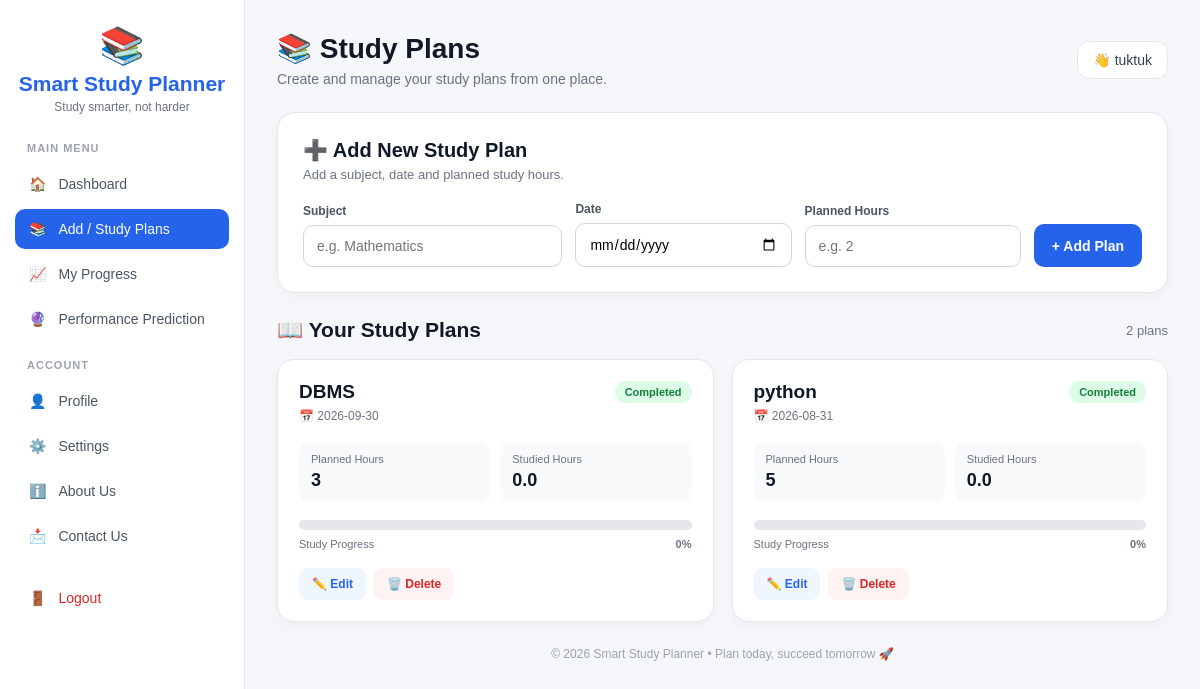
The app's page /study_plans (signed in) with its own data.
### tables this page shows
CREATE TABLE study_plans (
            id INTEGER PRIMARY KEY AUTOINCREMENT,
            subject TEXT NOT NULL,
            hours INTEGER NOT NULL,
            date TEXT NOT NULL
        , status TEXT DEFAULT 'Pending', user_id INTEGER, studied_hours REAL DEFAULT 0);

### app.py (the view)
@app.route("/study_plans")
def study_plans_page():
    if "user_id" not in session:
        return redirect(url_for("login"))
    user_id = session["user_id"]
    conn = get_db()
    cursor = conn.cursor()
    cursor.execute("""
        SELECT *
        FROM study_plans
        WHERE user_id = ?
        ORDER BY date DESC, id DESC
    """, (user_id,))
    plans = cursor.fetchall()
    conn.close()
    return render_template(
        "study_plans.html",
        plans=plans,
        username=session.get("username", "Student")
    )

### app.py (called while the page is built)
def get_db():
    conn = sqlite3.connect(DATABASE)
    conn.row_factory = sqlite3.Row
    return conn

def log_activity(activity, page=None, user_id=None, username=None):
    try:
        if user_id is None:
            user_id = session.get("user_id")
        if username is None:
            username = session.get("username")
        conn = get_db()
        cursor = conn.cursor()
        cursor.execute("""
            INSERT INTO activity_logs
            (user_id, username, activity, page, created_at)
            VALUES (?, ?, ?, ?, ?)
        """, (
            user_id,
            username,
            activity,
            page,
            datetime.now().isoformat(timespec="seconds")
        ))
        conn.commit()
        conn.close()
    except Exception:
        pass

@app.before_request
def track_user_activity():
    if session.get("user_id") and session.get("role") != "admin":
        endpoint = request.endpoint or ""
        ignored = {
            "static",
            "admin_login",
            "admin_dashboard",
            "admin_logout",
            "logout"
        }
        if (
            request.method == "GET"
            and endpoint not in ignored
        ):
            log_activity(
                "Page visit",
                request.path,
                session.get("user_id"),
                session.get("username")
            )

### templates/study_plans.html (shortened to what this page needs)
<!DOCTYPE html>
<html lang="en">
<head>
</head>
<body>
<div class="layout">
    <aside class="sidebar">
        <div class="brand">
            <div class="brand-icon">📚</div>
            <h2>Smart Study Planner</h2>
            <p>Study smarter, not harder</p>
        </div>
        <div class="nav-title">Main Menu</div>
        <a href="{{ url_for('dashboard') }}" class="nav-item">
            <span>🏠</span>
            Dashboard
        </a>
        <a href="{{ url_for('study_plans_page') }}" class="nav-item active">
            <span>📚</span>
            Add / Study Plans
        </a>
        <a href="{{ url_for('progress_page') }}" class="nav-item">
            <span>📈</span>
            My Progress
        </a>
        <a href="{{ url_for('performance_prediction_page') }}" class="nav-item">
            <span>🔮</span>
            Performance Prediction
        </a>
        <div class="nav-title">Account</div>
        <a href="{{ url_for('profile_page') }}" class="nav-item">
            <span>👤</span>
            Profile
        </a>
        <a href="{{ url_for('settings_page') }}" class="nav-item">
            <span>⚙️</span>
            Settings
        </a>
        <a href="{{ url_for('about_page') }}" class="nav-item">
            <span>ℹ️</span>
            About Us
        </a>
        <a href="{{ url_for('contact_page') }}" class="nav-item">
            <span>📩</span>
            Contact Us
        </a>
        <a href="{{ url_for('logout') }}" class="logout-btn">
            <span>🚪</span>
            Logout
        </a>
    </aside>
    <main class="main">
        <div class="topbar">
            <div class="welcome">
                <h1>📚 Study Plans</h1>
                <p>Create and manage your study plans from one place.</p>
            </div>
            <div class="user-badge">
                👋 {{ username if username else "Student" }}
            </div>
        </div>
        <section class="add-card">
            <div class="add-header">
                <h2>➕ Add New Study Plan</h2>
                <p>Add a subject, date and planned study hours.</p>
            </div>
            <form action="{{ url_for('add_plan') }}" method="POST">
                <div class="form-grid">
                    <div class="field">
                        <label>Subject</label>
                        <input
                            type="text"
                            name="subject"
                            placeholder="e.g. Mathematics"
                            required>
                    </div>
                    <div class="field">
                        <label>Date</label>
                        <input
                            type="date"
                            name="date"
                            required>
                    </div>
                    <div class="field">
                        <label>Planned Hours</label>
                        <input
                            type="number"
                            name="hours"
                            min="0.5"
                            step="0.5"
                            placeholder="e.g. 2"
                            required>
                    </div>
                    <button type="submit" class="add-btn">
                        + Add Plan
                    </button>
                </div>
            </form>
        </section>
        <div class="section-title">
            <h2>📖 Your Study Plans</h2>
            <span class="count">
                {{ plans|length }} plan{% if plans|length != 1 %}s{% endif %}
            </span>
        </div>
        {% if plans %}
        <div class="plans-grid">
            {% for plan in plans %}
                {% set planned = plan["hours"]|float %}
                {% set studied = plan["studied_hours"]|float %}
                {% if planned > 0 %}
                    {% set percent = ((studied / planned) * 100)|round|int %}
                {% else %}
                    {% set percent = 0 %}
                {% endif %}
                {% if percent > 100 %}
                    {% set percent = 100 %}
                {% endif %}
                <div class="plan-card">
                    <div class="plan-top">
                        <div>
                            <div class="subject">
                                {{ plan["subject"] }}
                            </div>
                            <div class="date">
                                📅 {{ plan["date"] }}
                            </div>
                        </div>
                        {% if plan["status"]|lower == "completed" %}
                            <span class="status completed">
                                Completed
                            </span>
                        {% else %}
                            <span class="status pending">
                                {{ plan["status"] }}
                            </span>
                        {% endif %}
                    </div>
                    <div class="hours">
                        <div class="hour-box">
                            <span>Planned Hours</span>
                            <strong>{{ plan["hours"] }}</strong>
                        </div>
                        <div class="hour-box">
                            <span>Studied Hours</span>
                            <strong>{{ plan["studied_hours"] }}</strong>
                        </div>
                    </div>
                    <div class="progress-track">
                    </div>
                    <div class="progress-text">
                        <span>Study Progress</span>
                        <strong>{{ percent }}%</strong>
                    </div>
                    <div class="actions">
                        <a
                            href="{{ url_for('edit_plan', plan_id=plan['id']) }}"
                            class="action-btn edit-btn">
                            ✏️ Edit
                        </a>
                        <form
                            action="{{ url_for('delete_plan', plan_id=plan['id']) }}"
                            method="POST"
                            style="display:inline;"
                            onsubmit="return confirm('Delete this study plan?');">
                            <button
                                type="submit"
                                class="action-btn delete-btn">
                                🗑️ Delete
                            </button>
                        </form>
                    </div>
                </div>
            {% endfor %}
        </div>
        {% else %}
            <div class="empty">
                <div class="empty-icon">📚</div>
                <h3>No study plans yet</h3>
                <p>Add your first study plan above and start tracking your preparation.</p>
            </div>
        {% endif %}
        <div class="footer">
            © 2026 Smart Study Planner • Plan today, succeed tomorrow 🚀
        </div>
    </main>
</div>
</body>
</html>

### templates/study_plans.html (style rules this page uses)
* { box-sizing: border-box; margin: 0; padding: 0; font-family: Arial, Helvetica, sans-serif; }
body { background: #f5f7fb; color: #1f2937; min-height: 100vh; }
.layout { display: flex; min-height: 100vh; }
.sidebar { width: 245px; background: #fff; border-right: 1px solid #e5e7eb; padding: 25px 15px; position: fixed; top: 0; bottom: 0; left: 0; overflow-y: auto; z-index: 10; }
.brand { text-align: center; margin-bottom: 28px; }
.brand-icon { font-size: 36px; margin-bottom: 5px; }
.brand h2 { color: #2563eb; font-size: 21px; }
.brand p { color: #6b7280; font-size: 12px; margin-top: 4px; }
.nav-title { color: #9ca3af; font-size: 11px; font-weight: bold; text-transform: uppercase; letter-spacing: 1px; padding: 0 12px; margin: 20px 0 10px; }
.nav-item, .logout-btn { display: flex; align-items: center; gap: 12px; width: 100%; padding: 12px 14px; margin: 5px 0; border-radius: 10px; text-decoration: none; color: #4b5563; font-size: 14px; transition: 0.2s; }
.nav-item.active { background: #2563eb; color: white; }
.logout-btn { margin-top: 22px; color: #dc2626; }
.main { margin-left: 245px; width: calc(100% - 245px); padding: 32px; }
.topbar { display: flex; justify-content: space-between; align-items: center; gap: 20px; margin-bottom: 25px; }
.welcome h1 { font-size: 28px; color: #111827; margin-bottom: 6px; }
.welcome p { color: #6b7280; font-size: 14px; }
.user-badge { background: white; border: 1px solid #e5e7eb; padding: 10px 15px; border-radius: 12px; color: #374151; font-size: 14px; }
.add-card { background: white; border: 1px solid #e5e7eb; border-radius: 18px; padding: 25px; margin-bottom: 25px; box-shadow: 0 4px 15px rgba(0,0,0,0.04); }
.add-header { margin-bottom: 20px; }
.add-header h2 { font-size: 20px; color: #111827; }
.add-header p { color: #6b7280; font-size: 13px; margin-top: 5px; }
.form-grid { display: grid; grid-template-columns: 1.2fr 1fr 1fr auto; gap: 13px; align-items: end; }
.field label { display: block; font-size: 12px; font-weight: bold; color: #4b5563; margin-bottom: 7px; }
.field input { width: 100%; padding: 12px 13px; border: 1px solid #d1d5db; border-radius: 10px; outline: none; font-size: 14px; background: #fff; }
.add-btn { border: none; background: #2563eb; color: white; padding: 12px 18px; border-radius: 10px; cursor: pointer; font-weight: bold; font-size: 14px; min-height: 43px; }
.section-title { display: flex; justify-content: space-between; align-items: center; margin-bottom: 17px; }
.section-title h2 { color: #111827; font-size: 21px; }
.count { color: #6b7280; font-size: 13px; }
.plans-grid { display: grid; grid-template-columns: repeat(2, 1fr); gap: 18px; }
.plan-card { background: white; border: 1px solid #e5e7eb; border-radius: 17px; padding: 21px; box-shadow: 0 4px 15px rgba(0,0,0,0.04); }
.plan-top { display: flex; justify-content: space-between; align-items: flex-start; gap: 15px; margin-bottom: 18px; }
.subject { font-size: 19px; font-weight: bold; color: #111827; }
.date { color: #6b7280; font-size: 12px; margin-top: 6px; }
.status { padding: 5px 10px; border-radius: 20px; font-size: 11px; font-weight: bold; white-space: nowrap; }
.status.completed { background: #dcfce7; color: #15803d; }
.hours { display: grid; grid-template-columns: 1fr 1fr; gap: 10px; margin-bottom: 17px; }
.hour-box { background: #f8fafc; border-radius: 11px; padding: 12px; }
.hour-box span { display: block; color: #6b7280; font-size: 11px; margin-bottom: 5px; }
.hour-box strong { font-size: 18px; color: #111827; }
.progress-track { height: 10px; width: 100%; background: #e5e7eb; border-radius: 20px; overflow: hidden; margin-bottom: 8px; }
.progress-text { display: flex; justify-content: space-between; color: #6b7280; font-size: 11px; margin-bottom: 18px; }
.actions { display: flex; gap: 8px; }
.action-btn { text-decoration: none; border: none; cursor: pointer; padding: 9px 13px; border-radius: 9px; font-size: 12px; font-weight: bold; }
.edit-btn { background: #eff6ff; color: #2563eb; }
.delete-btn { background: #fef2f2; color: #dc2626; }
.footer { text-align: center; color: #9ca3af; font-size: 12px; padding: 25px 0 5px; }

### records on screen
study_plans: subject "DBMS", date "2026-09-30", status "Completed", hours "3", studied_hours "0.0", percent "0"
study_plans: subject "python", date "2026-08-31", status "Completed", hours "5", studied_hours "0.0", percent "0"

### other values on screen
{{ username if username else "Student" }} "tuktuk"
{{ plans|length }} "2"
